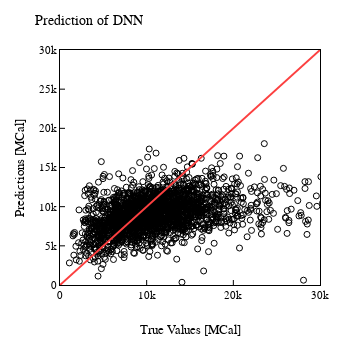

Source (notebook cell):
### Code cell
# Prediction Plot.
fig_prediction =  go.Figure()

# lim_pred = max(test_label_array)
lim_pred = 30000

fig_prediction.add_traces(
    go.Scatter(
        x= test_label_array,
        y= test_predictions,
        mode= "markers",
        marker_symbol= "circle-open",
        marker_color= "#000000",        
    )
)

fig_prediction.add_traces(
    go.Scatter(
        x= [0,lim_pred],
        y= [0,lim_pred],
        mode= "lines",        
        marker_color= "#fc4040",        
    )
)

fig_prediction.update_layout(
    title= "Prediction of DNN",
    xaxis_title= "True Values [MCal]",    
    xaxis_fixedrange= True,
    xaxis_range = [0, lim_pred],
    yaxis_title= "Predictions [MCal]",
    yaxis_fixedrange= True,
    yaxis_range = [0, lim_pred],
    width= 350,
    height= 350,
    showlegend= False,
    template= eda_tempelete_01_white,    
)

### Figure 1 — Plotly figure (JSON) as saved in the notebook; plotly's stock layout.template omitted (floating-point values rounded to 4 significant figures; data arrays with more than 128 entries replaced by an {"elided": "..."} marker saying what was removed)
{"data": [{"marker": {"color": "#000000", "symbol": "circle-open"}, "mode": "markers", "type": "scatter", "x": {"elided": "2214 float values"}, "y": {"elided": "2214 float values"}}, {"marker": {"color": "#fc4040"}, "mode": "lines", "type": "scatter", "x": [0, 30000], "y": [0, 30000]}], "layout": {"height": 350, "showlegend": false, "title": {"text": "Prediction of DNN"}, "width": 350, "xaxis": {"fixedrange": true, "range": [0, 30000], "title": {"text": "True Values [MCal]"}}, "yaxis": {"fixedrange": true, "range": [0, 30000], "title": {"text": "Predictions [MCal]"}}}}
